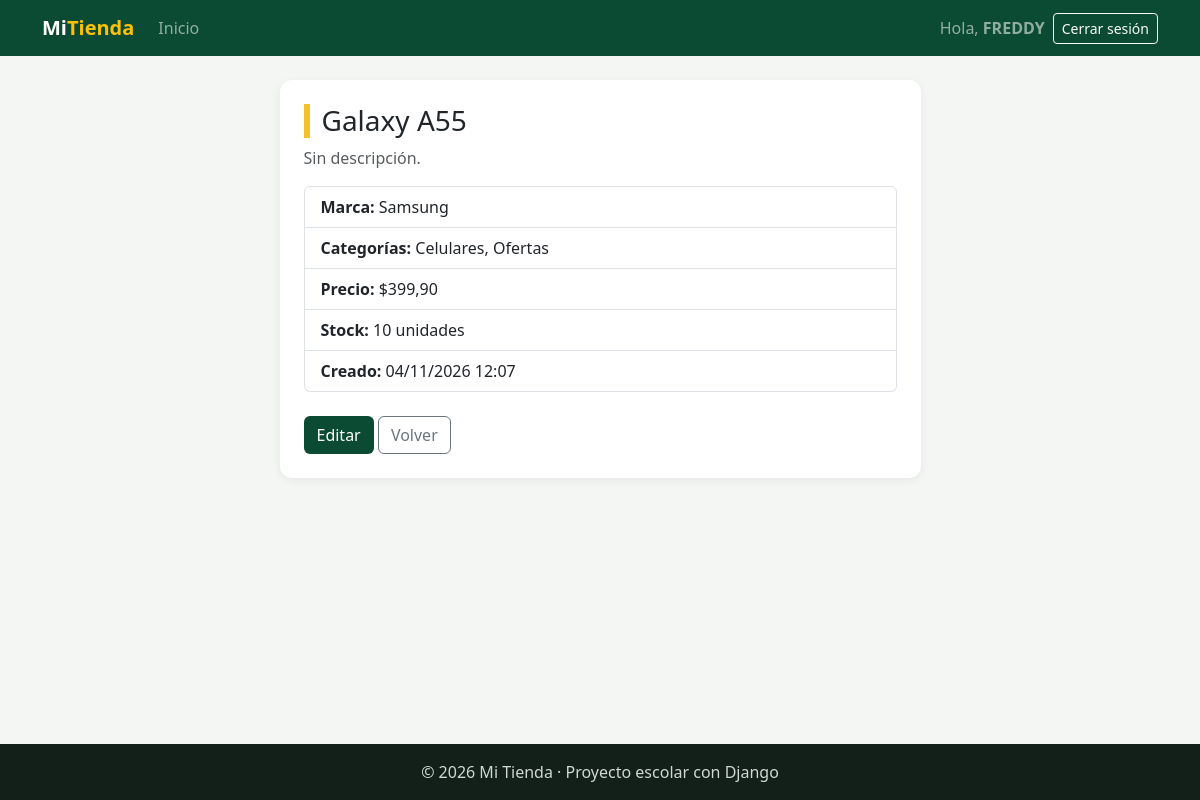
/facturacion/productos/3/ (signed in), run on the app's committed database.
### facturacion/models.py (models this page shows, shortened)
class ModeloBase(models.Model):
    user = models.ForeignKey(                    # 1:N con User: un usuario registra muchos registros
        User,
        on_delete=models.SET_NULL,               # Si borran al usuario, el registro se queda con user vacío
        null=True,                               # SET_NULL necesita que la columna acepte NULL
        blank=True,
        editable=False,                          # No aparece en formularios: lo llena la VISTA, no la persona
        related_name="%(class)s_registrados",    # %(class)s = nombre del modelo → user.producto_registrados
        verbose_name="Registrado por",
    )
    fecha_creacion = models.DateTimeField("Fecha de creación", auto_now_add=True)   # Se llena sola al CREAR
    fecha_modificacion = models.DateTimeField("Última modificación", auto_now=True) # Se actualiza sola en CADA save()
    class Meta:
        abstract = True                          # ← LA CLAVE: modelo "molde", sin tabla propia

class Producto(ModeloBase):
    nombre = models.CharField(max_length=100)
    descripcion = models.TextField("Descripción", blank=True)
    precio = models.DecimalField(max_digits=10, decimal_places=2)    # Precio de VENTA actual
    stock = models.PositiveIntegerField(default=0)                   # Unidades en bodega (nunca negativo)
    imagen = models.ImageField(                  # NUEVO: guarda una FOTO
        upload_to="productos/",                  #   el archivo va a MEDIA_ROOT/productos/
        blank=True,                              #   la foto es opcional
    )                                            #   En la tabla solo se guarda el TEXTO de la ruta: "productos/a55.jpg"
    marca = models.ForeignKey(Marca, on_delete=models.PROTECT, related_name="productos")
    categorias = models.ManyToManyField(Categoria, related_name="productos", blank=True)
    activo = models.BooleanField(default=True)
    class Meta:
        verbose_name = "Producto"
        verbose_name_plural = "Productos"
        ordering = ["nombre"]

class Marca(ModeloBase):
    nombre = models.CharField(max_length=60, unique=True)
    pais_origen = models.CharField("País de origen", max_length=60, blank=True)
    activo = models.BooleanField(default=True)
    class Meta:
        verbose_name = "Marca"
        verbose_name_plural = "Marcas"
        ordering = ["nombre"]

class Categoria(ModeloBase):               # Hereda de ModeloBase (y este de models.Model)
    nombre = models.CharField(max_length=60, unique=True)
    descripcion = models.TextField("Descripción", blank=True)
    activo = models.BooleanField(default=True)
    class Meta:
        verbose_name = "Categoría"
        verbose_name_plural = "Categorías"
        ordering = ["nombre"]

### facturacion/views.py (the view)
# urls.py: path("productos/<int:pk>/", views.producto_detalle, name="producto_detalle"),
@login_required
def producto_detalle(request, pk):                         # READ (uno): la ficha de un producto
    producto = get_object_or_404(Producto, pk=pk)          # Buscamos el producto número pk o mostramos 404
    contexto = {"producto": producto}                      # Solo necesitamos enviar el producto
    return render(request, "facturacion/producto_detalle.html", contexto)

### facturacion/templates/facturacion/producto_detalle.html (shortened to what this page needs)
{% extends "base.html" %}
{% block contenido %}
<div class="row justify-content-center">
    <div class="col-lg-7">
        <div class="tarjeta">
            <h1 class="h3 titulo-pagina">{{ producto.nombre }}</h1>
            <p class="text-muted">{{ producto.descripcion|default:"Sin descripción." }}</p>
            <ul class="list-group mb-4">
                <li class="list-group-item"><b>Marca:</b> {{ producto.marca.nombre }}</li>
                <li class="list-group-item"><b>Categorías:</b>
                    {% for categoria in producto.categorias.all %}{{ categoria.nombre }}{% if not forloop.last %}, {% endif %}{% empty %}Sin categoría{% endfor %}
                </li>
                <li class="list-group-item"><b>Precio:</b> ${{ producto.precio }}</li>
                <li class="list-group-item"><b>Stock:</b> {{ producto.stock }} unidades</li>
                <li class="list-group-item"><b>Creado:</b> {{ producto.fecha_creacion|date:"d/m/Y H:i" }}</li>
            </ul>
            <a href="{% url 'facturacion:producto_editar' producto.pk %}" class="btn btn-verde">Editar</a>
            <a href="{% url 'facturacion:producto_lista' %}" class="btn btn-outline-secondary">Volver</a>
        </div>
    </div>
</div>
{% endblock %}

### templates/base.html (shortened to what this page needs)
{% load static %}
<!DOCTYPE html>
<html lang="es">
<head>
    <link href="https://cdn.jsdelivr.net/npm/bootstrap@5.3.3/dist/css/bootstrap.min.css" rel="stylesheet">
    <link rel="stylesheet" href="{% static 'css/estilos.css' %}">
</head>
<body>
    <nav class="navbar navbar-expand-lg navbar-dark barra">
        <div class="container">
            <a class="navbar-brand fw-bold" href="{% url 'home' %}">Mi<span class="text-warning">Tienda</span></a>
            <div class="collapse navbar-collapse" id="menu">
                <ul class="navbar-nav me-auto">
                    <li class="nav-item"><a class="nav-link" href="{% url 'home' %}">Inicio</a></li>
                </ul>
                <ul class="navbar-nav align-items-lg-center gap-2">
                    {% if user.is_authenticated %}
                        <li class="nav-item navbar-text">Hola, <b>{{ user.username }}</b></li>
                        <li class="nav-item">
                            <form method="post" action="{% url 'logout' %}" class="m-0">
                                <button type="submit" class="btn btn-sm btn-outline-light">Cerrar sesión</button>
                            </form>
                        </li>
                    {% else %}
                        <li class="nav-item"><a class="nav-link" href="{% url 'login' %}">Ingresar</a></li>
                        <li class="nav-item"><a class="btn btn-sm btn-warning" href="{% url 'registro' %}">Crear cuenta</a></li>
                    {% endif %}
                </ul>
            </div>
        </div>
    </nav>
    <main class="container py-4">
        {% block contenido %}{% endblock %}
    </main>
    <footer class="pie text-center py-3">© 2026 Mi Tienda · Proyecto escolar con Django</footer>
</body>
</html>

### static/css/estilos.css (style rules this page uses)
:root { --verde: #0c4b33; --verde-claro: #2f9e6e; --amarillo: #f2c230; }
body { background-color: #f3f6f2; min-height: 100vh; display: flex; flex-direction: column; }
main { flex: 1; }
.barra { background-color: var(--verde); }
.titulo-pagina { border-left: 6px solid var(--amarillo); padding-left: 12px; }
.tarjeta { background: white; border-radius: 12px; padding: 24px; box-shadow: 0 2px 10px rgba(0,0,0,.06); }
.btn-verde { background-color: var(--verde); color: white; }
.pie { background-color: #13201a; color: #cfd8d3; }

### data on the page
Producto: nombre "Galaxy A55", descripcion "Sin descripción.", marca.nombre "Samsung", precio "399,90", stock "10", fecha_creacion "04/11/2026 12:07"
Categoria: nombre "Celulares"
Categoria: nombre "Ofertas"

### other printed values
{{ user.username }} "FREDDY"
